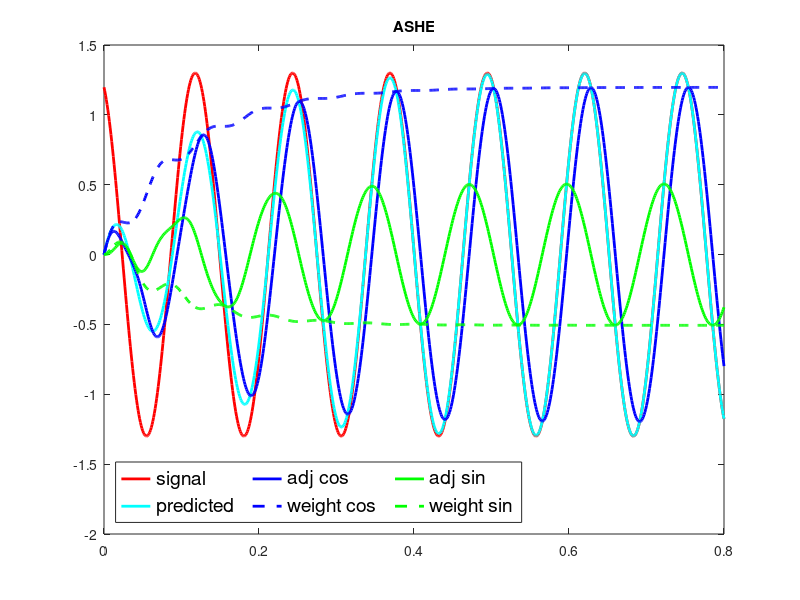

MATLAB code to generate this figure:
clear all; close all

%% This code demmonstrates the ASHE algorithm from the paper:
% Blasko, Vladimir. "A novel method for selective harmonic elimination 
% in power electronic equipment." IEEE transactions on Power 
% Electronics 22, no. 1 (2007): 223-228.

t = [0:.001:.8];
ws = 1;
wc = 1;
w0 = 50;
phase0 = .4;
noise = 0*rand(size(t));
signal = 1.3*cos(w0.*t+phase0)+noise;

x_cos = cos(w0.*t); % generate sine and cosine waves at known harmonic frequency
x_sin = sin(w0.*t);
error = 0;
mu = .01; % set learning rate for gradient descent
wk_cos = 0;
wk_sin = 0;
cos_weights = [];
sin_weights = [];
cos_adj = [];
sin_adj = [];
pred_signal = [];
%%
for ii = 1:length(t);
    grad_e = error*2*mu; % calculate gradient of the error
    wk_cos = grad_e*x_cos(ii) + wk_cos;% update weights via gradient descent
    wk_sin = grad_e*x_sin(ii) + wk_sin;
    cos_weights = [cos_weights wk_cos];
    sin_weights = [sin_weights wk_sin];
    cos_adj =[cos_adj x_cos(ii)*wk_cos];
    sin_adj =[sin_adj x_sin(ii)*wk_sin];
    comb =cos_adj(end) + sin_adj(end);% predicted harmonic component
    pred_signal = [pred_signal comb];
    error = signal(ii) - comb;
    
end


figure()
plot(t, signal,'r','Linewidth',2);hold on
plot(t, pred_signal,'c','Linewidth',2); hold on
plot(t,cos_adj,'b','Linewidth',2)
plot(t,cos_weights,'Color','b','LineStyle','--','Linewidth',2)
plot(t,sin_adj,'g','Linewidth',2)
plot(t,sin_weights,'Color','g','LineStyle','--','Linewidth',2)
legend('signal','predicted','adj cos','weight cos','adj sin','weight sin','FontSize',14,'NumColumns',3,'Location','Southwest')
title('ASHE')
axis([0,t(end),-2,1.5])

